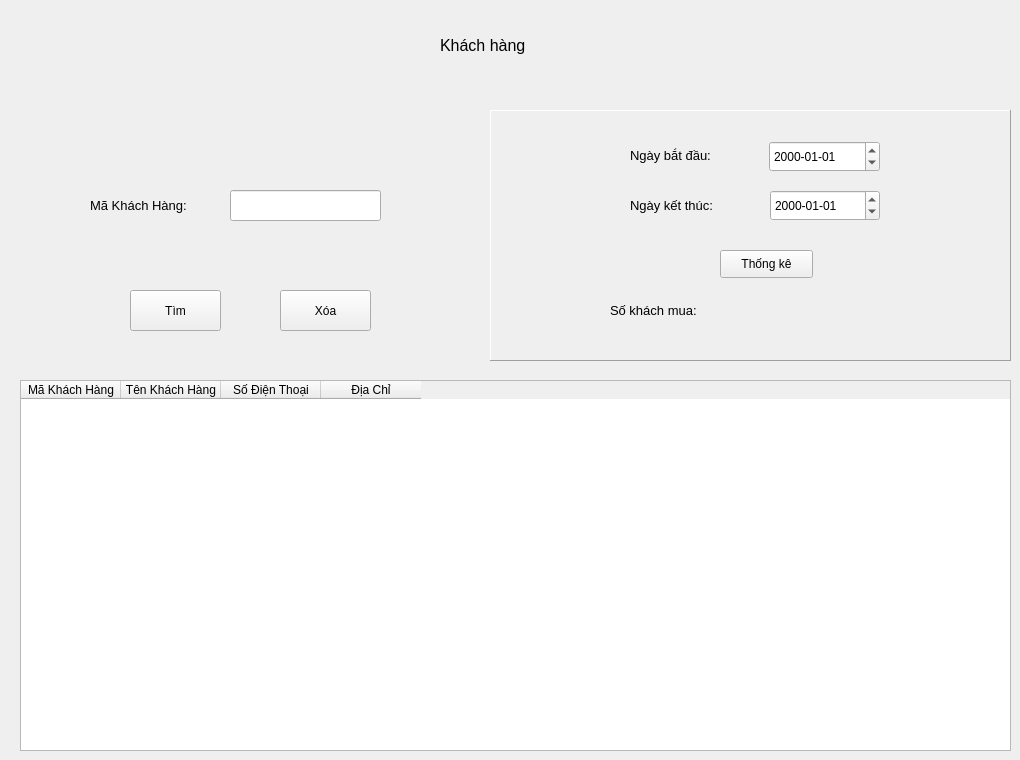
   <widget class="QWidget" name="screen_khachhang">
    <widget class="QLabel" name="label_2">
     <property name="geometry">
      <rect>
       <x>440</x>
       <y>30</y>
       <width>151</width>
       <height>31</height>
      </rect>
     </property>
     <property name="font">
      <font>
       <pointsize>12</pointsize>
      </font>
     </property>
     <property name="text">
      <string>Khách hàng</string>
     </property>
    </widget>
    <widget class="QTableWidget" name="tableWidget_2">
     <property name="geometry">
      <rect>
       <x>20</x>
       <y>380</y>
       <width>991</width>
       <height>371</height>
      </rect>
     </property>
     <column>
      <property name="text">
       <string>Mã Khách Hàng</string>
      </property>
     </column>
     <column>
      <property name="text">
       <string>Tên Khách Hàng</string>
      </property>
     </column>
     <column>
      <property name="text">
       <string>Số Điện Thoại</string>
      </property>
     </column>
     <column>
      <property name="text">
       <string>Địa Chỉ</string>
      </property>
     </column>
    </widget>
    <widget class="QPushButton" name="btnxoakhcahhang">
     <property name="geometry">
      <rect>
       <x>280</x>
       <y>290</y>
       <width>91</width>
       <height>41</height>
      </rect>
     </property>
     <property name="text">
      <string>Xóa</string>
     </property>
    </widget>
    <widget class="QPushButton" name="btntimkhachhang">
     <property name="geometry">
      <rect>
       <x>130</x>
       <y>290</y>
       <width>91</width>
       <height>41</height>
      </rect>
     </property>
     <property name="text">
      <string>Tìm</string>
     </property>
    </widget>
    <widget class="QLineEdit" name="txtmakhachhang">
     <property name="geometry">
      <rect>
       <x>230</x>
       <y>190</y>
       <width>151</width>
       <height>31</height>
      </rect>
     </property>
    </widget>
    <widget class="QLabel" name="label_16">
     <property name="geometry">
      <rect>
       <x>90</x>
       <y>190</y>
       <width>131</width>
       <height>31</height>
      </rect>
     </property>
     <property name="font">
      <font>
       <pointsize>10</pointsize>
      </font>
     </property>
     <property name="text">
      <string>Mã Khách Hàng:</string>
     </property>
    </widget>
    <widget class="QFrame" name="frame">
     <property name="geometry">
      <rect>
       <x>490</x>
       <y>110</y>
       <width>521</width>
       <height>251</height>
      </rect>
     </property>
     <property name="frameShape">
      <enum>QFrame::Panel</enum>
     </property>
     <property name="frameShadow">
      <enum>QFrame::Raised</enum>
     </property>
     <widget class="QLabel" name="label_17">
      <property name="geometry">
       <rect>
        <x>140</x>
        <y>30</y>
        <width>111</width>
        <height>31</height>
       </rect>
      </property>
      <property name="font">
       <font>
        <pointsize>10</pointsize>
       </font>
      </property>
      <property name="text">
       <string>Ngày bắt đầu:</string>
      </property>
     </widget>
     <widget class="QLabel" name="label_18">
      <property name="geometry">
       <rect>
        <x>140</x>
        <y>80</y>
        <width>111</width>
        <height>31</height>
       </rect>
      </property>
      <property name="font">
       <font>
        <pointsize>10</pointsize>
       </font>
      </property>
      <property name="text">
       <string>Ngày kết thúc:</string>
      </property>
     </widget>
     <widget class="QDateEdit" name="txtnktkhachhang">
      <property name="geometry">
       <rect>
        <x>280</x>
        <y>80</y>
        <width>110</width>
        <height>31</height>
       </rect>
      </property>
      <property name="wrapping">
       <bool>false</bool>
      </property>
      <property name="buttonSymbols">
       <enum>QAbstractSpinBox::UpDownArrows</enum>
      </property>
      <property name="displayFormat">
       <string>yyyy-MM-dd</string>
      </property>
      <property name="timeSpec">
       <enum>Qt::TimeZone</enum>
      </property>
     </widget>
     <widget class="QLabel" name="label_19">
      <property name="geometry">
       <rect>
        <x>120</x>
        <y>180</y>
        <width>121</width>
        <height>41</height>
       </rect>
      </property>
      <property name="font">
       <font>
        <pointsize>10</pointsize>
       </font>
      </property>
      <property name="text">
       <string>Số khách mua:</string>
      </property>
     </widget>
     <widget class="QLabel" name="lbsokhachmua">
      <property name="geometry">
       <rect>
        <x>240</x>
        <y>180</y>
        <width>51</width>
        <height>41</height>
       </rect>
      </property>
      <property name="font">
       <font>
        <pointsize>11</pointsize>
       </font>
      </property>
      <property name="text">
       <string/>
      </property>
     </widget>
     <widget class="QPushButton" name="btnthongkekhachhang">
      <property name="geometry">
       <rect>
        <x>230</x>
        <y>140</y>
        <width>93</width>
        <height>28</height>
       </rect>
      </property>
      <property name="text">
       <string>Thống kê</string>
      </property>
     </widget>
     <widget class="QDateEdit" name="txtnbdkhchhang">
      <property name="geometry">
       <rect>
        <x>279</x>
        <y>31</y>
        <width>111</width>
        <height>31</height>
       </rect>
      </property>
      <property name="showGroupSeparator" stdset="0">
       <bool>false</bool>
      </property>
      <property name="displayFormat">
       <string>yyyy-MM-dd</string>
      </property>
     </widget>
    </widget>
   </widget>
